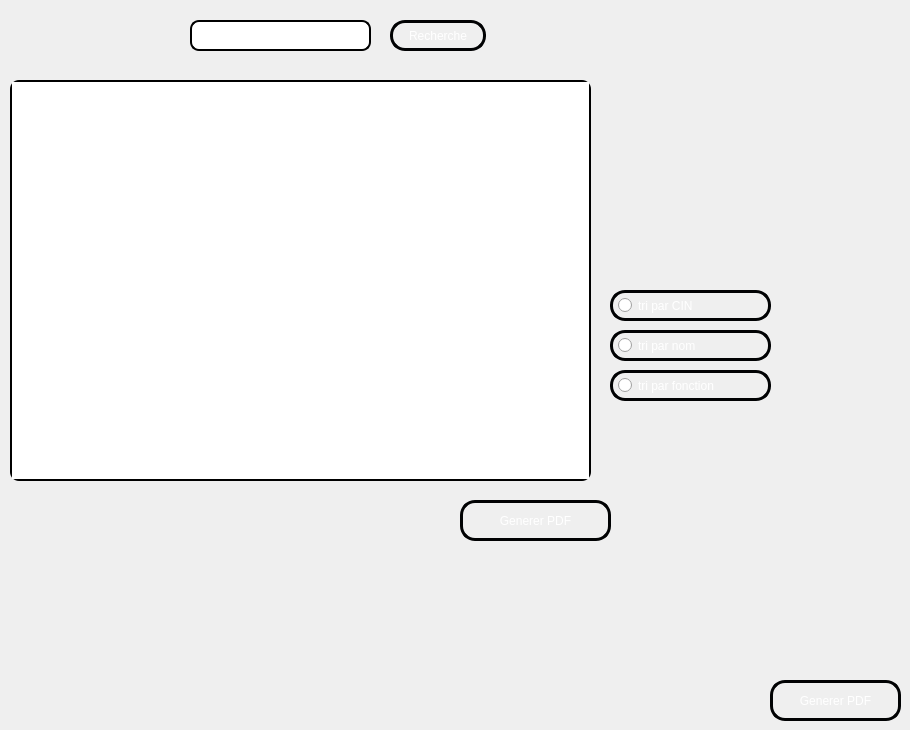
     <widget class="QWidget" name="tab_2">
      <attribute name="title">
       <string>Afficher un employé</string>
      </attribute>
      <widget class="QTableView" name="tab_etud">
       <property name="geometry">
        <rect>
         <x>10</x>
         <y>80</y>
         <width>581</width>
         <height>401</height>
        </rect>
       </property>
       <property name="styleSheet">
        <string notr="true">QTableView
{
border-radius:9px;
border: 2px solid #000000;
background: qradialgradient(cx: 0.3, cy: -0.4,
fx: 0.0, fy: -0.0,
radius: 1.89, stop: 0 #ffffff, stop: 1 #999);
}</string>
       </property>
      </widget>
      <widget class="QLabel" name="background_2">
       <property name="geometry">
        <rect>
         <x>10</x>
         <y>20</y>
         <width>781</width>
         <height>421</height>
        </rect>
       </property>
       <property name="text">
        <string/>
       </property>
       <property name="pixmap">
        <pixmap>../../../../Desktop/backgroung qt1.jpg</pixmap>
       </property>
      </widget>
      <widget class="QLabel" name="background_7">
       <property name="geometry">
        <rect>
         <x>0</x>
         <y>0</y>
         <width>781</width>
         <height>421</height>
        </rect>
       </property>
       <property name="text">
        <string/>
       </property>
       <property name="pixmap">
        <pixmap>../../../../Desktop/ground.jpg</pixmap>
       </property>
      </widget>
      <widget class="QPushButton" name="Imprimer">
       <property name="geometry">
        <rect>
         <x>460</x>
         <y>500</y>
         <width>151</width>
         <height>41</height>
        </rect>
       </property>
       <property name="styleSheet">
        <string notr="true">QPushButton {
color: #ffffff;
border: 3px solid #010203;
font: 8pt &quot;MS Reference Sans Serif&quot;;
border-radius: 15px;
padding: 5px;
background: qradialgradient(cx: 0.3, cy: -0.4,
fx: 0.3, fy: -0.4,
radius: 3, stop: 0 #010203, stop: 1 #c4c9c7);
min-width: 80px;
}

QPushButton:hover {
background: qradialgradient(cx: 0.3, cy: -0.4,
fx: 0.3, fy: -0.4,
radius: 3, stop: 0 #010203, stop: 1 #010203);
}

 QPushButton:pressed {
background: qradialgradient(cx: 0.4, cy: -0.1,
fx: 0.4, fy: -0.1,
radius: 3, stop: 0 #c4c9c7, stop: 1 #c4c9c7);
}</string>
       </property>
       <property name="text">
        <string>Generer PDF</string>
       </property>
      </widget>
      <widget class="QLineEdit" name="l_r_2">
       <property name="geometry">
        <rect>
         <x>190</x>
         <y>20</y>
         <width>181</width>
         <height>31</height>
        </rect>
       </property>
       <property name="styleSheet">
        <string notr="true">QLineEdit
{
border-radius:9px;
border: 2px solid #000000;
background: qradialgradient(cx: 0.3, cy: -0.4,
fx: 0.0, fy: -0.0,
radius: 1.89, stop: 0 #ffffff, stop: 1 #999);
}
</string>
       </property>
      </widget>
      <widget class="QPushButton" name="Recherche">
       <property name="geometry">
        <rect>
         <x>390</x>
         <y>20</y>
         <width>96</width>
         <height>31</height>
        </rect>
       </property>
       <property name="styleSheet">
        <string notr="true">QPushButton {
color: #ffffff;
border: 3px solid #010203;
font: 8pt &quot;MS Reference Sans Serif&quot;;
border-radius: 15px;
padding: 5px;
background: qradialgradient(cx: 0.3, cy: -0.4,
fx: 0.3, fy: -0.4,
radius: 3, stop: 0 #010203, stop: 1 #c4c9c7);
min-width: 80px;
}

QPushButton:hover {
background: qradialgradient(cx: 0.3, cy: -0.4,
fx: 0.3, fy: -0.4,
radius: 3, stop: 0 #010203, stop: 1 #010203);
}

 QPushButton:pressed {
background: qradialgradient(cx: 0.4, cy: -0.1,
fx: 0.4, fy: -0.1,
radius: 3, stop: 0 #c4c9c7, stop: 1 #c4c9c7);
}</string>
       </property>
       <property name="text">
        <string>Recherche</string>
       </property>
      </widget>
      <widget class="QRadioButton" name="Tri_cin">
       <property name="geometry">
        <rect>
         <x>610</x>
         <y>290</y>
         <width>161</width>
         <height>31</height>
        </rect>
       </property>
       <property name="styleSheet">
        <string notr="true">QRadioButton {
color: #ffffff;
border: 3px solid #010203;
font: 8pt &quot;MS Reference Sans Serif&quot;;
border-radius: 15px;
padding: 5px;
background: qradialgradient(cx: 0.3, cy: -0.4,
fx: 0.3, fy: -0.4,
radius: 3, stop: 0 #010203, stop: 1 #c4c9c7);
min-width: 80px;
}

QPushButton:hover {
background: qradialgradient(cx: 0.3, cy: -0.4,
fx: 0.3, fy: -0.4,
radius: 3, stop: 0 #010203, stop: 1 #010203);
}

 QRadioButton:pressed {
background: qradialgradient(cx: 0.4, cy: -0.1,
fx: 0.4, fy: -0.1,
radius: 3, stop: 0 #c4c9c7, stop: 1 #c4c9c7);
}</string>
       </property>
       <property name="text">
        <string>tri par CIN</string>
       </property>
      </widget>
      <widget class="QRadioButton" name="Tri_nom">
       <property name="geometry">
        <rect>
         <x>610</x>
         <y>330</y>
         <width>161</width>
         <height>31</height>
        </rect>
       </property>
       <property name="styleSheet">
        <string notr="true">QRadioButton {
color: #ffffff;
border: 3px solid #010203;
font: 8pt &quot;MS Reference Sans Serif&quot;;
border-radius: 15px;
padding: 5px;
background: qradialgradient(cx: 0.3, cy: -0.4,
fx: 0.3, fy: -0.4,
radius: 3, stop: 0 #010203, stop: 1 #c4c9c7);
min-width: 80px;
}

QPushButton:hover {
background: qradialgradient(cx: 0.3, cy: -0.4,
fx: 0.3, fy: -0.4,
radius: 3, stop: 0 #010203, stop: 1 #010203);
}

 QRadioButton:pressed {
background: qradialgradient(cx: 0.4, cy: -0.1,
fx: 0.4, fy: -0.1,
radius: 3, stop: 0 #c4c9c7, stop: 1 #c4c9c7);
}</string>
       </property>
       <property name="text">
        <string>tri par nom</string>
       </property>
      </widget>
      <widget class="QRadioButton" name="Tri_fonct">
       <property name="geometry">
        <rect>
         <x>610</x>
         <y>370</y>
         <width>161</width>
         <height>31</height>
        </rect>
       </property>
       <property name="styleSheet">
        <string notr="true">QRadioButton {
color: #ffffff;
border: 3px solid #010203;
font: 8pt &quot;MS Reference Sans Serif&quot;;
border-radius: 15px;
padding: 5px;
background: qradialgradient(cx: 0.3, cy: -0.4,
fx: 0.3, fy: -0.4,
radius: 3, stop: 0 #010203, stop: 1 #c4c9c7);
min-width: 80px;
}

QPushButton:hover {
background: qradialgradient(cx: 0.3, cy: -0.4,
fx: 0.3, fy: -0.4,
radius: 3, stop: 0 #010203, stop: 1 #010203);
}

 QRadioButton:pressed {
background: qradialgradient(cx: 0.4, cy: -0.1,
fx: 0.4, fy: -0.1,
radius: 3, stop: 0 #c4c9c7, stop: 1 #c4c9c7);
}</string>
       </property>
       <property name="text">
        <string>tri par fonction</string>
       </property>
      </widget>
      <widget class="QPushButton" name="PDF">
       <property name="geometry">
        <rect>
         <x>770</x>
         <y>680</y>
         <width>131</width>
         <height>41</height>
        </rect>
       </property>
       <property name="styleSheet">
        <string notr="true">QPushButton {
color: #ffffff;
border: 3px solid #010203;
font: 8pt &quot;MS Reference Sans Serif&quot;;
border-radius: 15px;
padding: 5px;
background: qradialgradient(cx: 0.3, cy: -0.4,
fx: 0.3, fy: -0.4,
radius: 3, stop: 0 #010203, stop: 1 #c4c9c7);
min-width: 80px;
}

QPushButton:hover {
background: qradialgradient(cx: 0.3, cy: -0.4,
fx: 0.3, fy: -0.4,
radius: 3, stop: 0 #010203, stop: 1 #010203);
}

 QPushButton:pressed {
background: qradialgradient(cx: 0.4, cy: -0.1,
fx: 0.4, fy: -0.1,
radius: 3, stop: 0 #c4c9c7, stop: 1 #c4c9c7);
}</string>
       </property>
       <property name="text">
        <string>Generer PDF</string>
       </property>
      </widget>
      <zorder>background_7</zorder>
      <zorder>background_2</zorder>
      <zorder>tab_etud</zorder>
      <zorder>Imprimer</zorder>
      <zorder>l_r_2</zorder>
      <zorder>Recherche</zorder>
      <zorder>Tri_cin</zorder>
      <zorder>Tri_nom</zorder>
      <zorder>Tri_fonct</zorder>
      <zorder>PDF</zorder>
     </widget>
